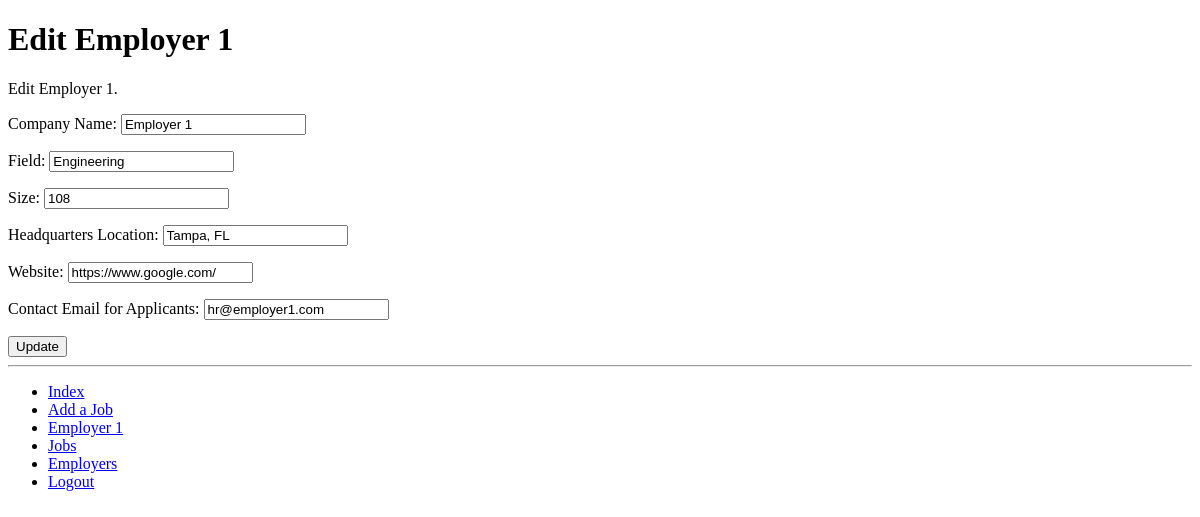
The page /jobslist/edit/employer/employer-1/ (signed in) on the database as committed earlier.
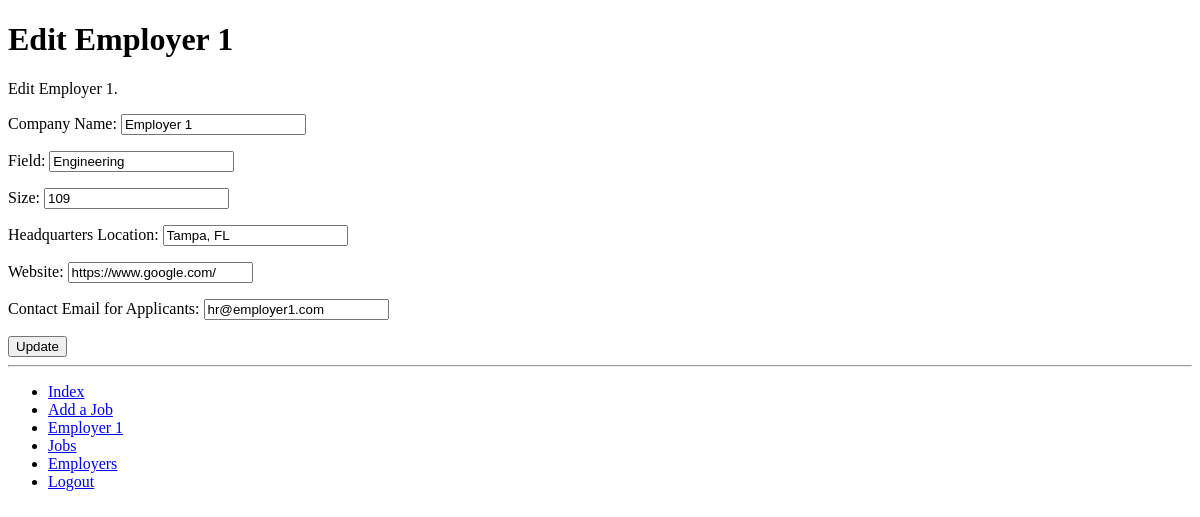
The same page on the database as committed later.
### jobslist/models.py (models this page shows, shortened)
class Employer(models.Model):
	user = models.OneToOneField(User)
	company_Name = models.CharField(max_length=255, unique=True)
	field = models.CharField(max_length=255, null=True)
	size = models.IntegerField(null=True)
	location = models.CharField(max_length=255, null=True)
	website = models.URLField(blank=True)
	contact = models.EmailField(max_length=255, null=True)
	slug = models.SlugField()
	def __unicode__(self):
		return self.company_Name

### jobslist/views.py (the view)
# urls.py: url(r'^edit/employer/(?P<employer_name_slug>[\w\-]+)/$', employer_edit, name='employer_edit-view'),
@login_required
def employer_edit(request, employer_name_slug):
	emp = get_object_or_404(Employer, slug = employer_name_slug)
	if not request.user == emp.user:
		return HttpResponseRedirect('/jobslist/')
	updated = False
	form = EmployerForm(request.POST or None, instance=emp)
	if form.is_valid():
		form.save()
		updated = True
		return employer(request, employer_name_slug)
	else:
		print form.errors
	context = {'form': form,
				'emp': emp,
				'updated': updated,}
	return render(request, 'jobslist/employer_edit.html', context)

### jobslist/forms.py (shortened to what this page needs)
class EmployerForm(forms.ModelForm):
	size = forms.IntegerField(required=False)
	slug = forms.CharField(widget=forms.HiddenInput(), required=False)
	location = forms.CharField(max_length=128, label='Headquarters Location')
	contact = forms.EmailField(max_length=128, label='Contact Email for Applicants')
	class Meta:
		model = Employer
		fields = ('company_Name', 'field', 'size', 'location', 'website', 'contact')

### templates/jobslist/employer_edit.html (shortened to what this page needs)
{% extends 'base.html' %}
{% load staticfiles %}
{% block body_block %}
		<h1>Edit {{ emp }}</h1>
		{% if updated %}
		<strong>{{ emp }} has been updated!</strong>
		{% else %}
		<p>Edit {{ emp }}.</p>
		<form id="user_form" method="post" action="{% url 'employer_edit-view' user.employer.slug %}"
				enctype="multipart/form-data">
			{{ form.as_p }}
			<input type="submit" name="submit" value="Update" />
		</form>
		{% endif %}
{% endblock %}

Rows that differ between the two databases and show on the page:
changed Employer "Employer 1": size "108" → "109"
